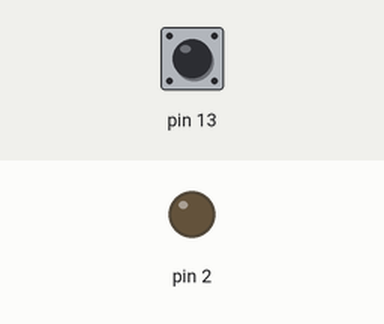
This sketch was run on a simulated Arduino Uno, built with avr-gcc and run on an emulated ATmega328P. Shown: output pins drawn as LEDs (lit = HIGH). Dashed ring = blinking. Inputs (shaded band) come from the test bench; at power-on: pin 13 LOW.

Above: at 1.2 s.
1.3 s: pin 13 pulsed HIGH 5 times (0.12 s each, 0.3 s apart)
At 1.57 s:
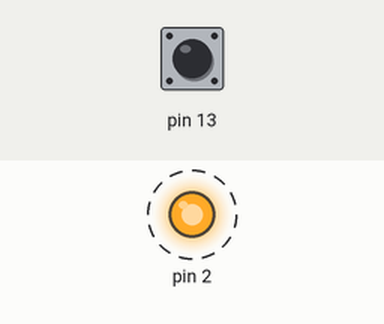
At 4.1 s:
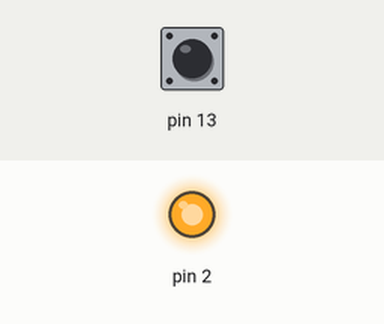
Timing chart, 0 to 5.6 s (numbered marks = the images above; inputs shaded):
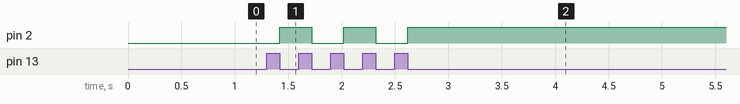

Measured:
- after the input at 1.3 s, pin 2: alternates HIGH for 0.30 s and LOW for 0.30 s, 5 changes in all, then stays HIGH, starting after 0.12 s

The sketch:

lab3_ex1.ino
```cpp
volatile int TimerFlag = 0;
//void TimerISR() {
  // TimerFlag = 1;
//}

enum SM1_STATES { SM1_SMStart, SM1_init, SM1_off, SM1_on, SM1_waitOn, SM1_waitOff} SM1_STATE;
void Tick_LoHi() {
   switch (SM1_STATE) {
      case SM1_SMStart:
         if (1) {
            SM1_STATE = SM1_init;
         }
         break;
      case SM1_init:
         if (1) {
            SM1_STATE = SM1_off;
         }
         break;
      case SM1_off:
         if (digitalRead(13)) {
            SM1_STATE = SM1_waitOn;
         }
         else if (!digitalRead(13)
) {
            SM1_STATE = SM1_off;
         }
         else {
            SM1_STATE = SM1_off;
         }
         break;
      case SM1_on:
         if (!digitalRead(13)) {
            SM1_STATE = SM1_on;
         }
         else if (digitalRead(13)) {
            SM1_STATE = SM1_waitOff;
         }
         else {
            SM1_STATE = SM1_on;
         }
         break;
      case SM1_waitOn:
         if (digitalRead(13)) {
            SM1_STATE = SM1_waitOn;
         }
         else if (!digitalRead(13)) {
            SM1_STATE = SM1_on;
         }
         else {
            SM1_STATE = SM1_waitOn;
         }
         break;
      case SM1_waitOff:
         if (digitalRead(13)) {
            SM1_STATE = SM1_waitOff;
         }
         else if (!digitalRead(13)) {
            SM1_STATE = SM1_off;
         }
         else {
            SM1_STATE = SM1_waitOff;
         }
         break;
      default:
         SM1_STATE = SM1_init;
         break;
   }
   switch (SM1_STATE) {
      case SM1_SMStart:

         break;
      case SM1_init:
         digitalWrite(2, LOW);
         break;
      case SM1_off:
         digitalWrite(2, LOW);
         break;
      case SM1_on:
         digitalWrite(2, HIGH);
         break;
      case SM1_waitOn:
         digitalWrite(2, LOW);
         break;
      case SM1_waitOff:
         digitalWrite(2, HIGH);
         break;
   }
}

void setup()
{
  pinMode(13, INPUT);
  pinMode(2, OUTPUT);
}


void loop()
{
  Tick_LoHi();
}
```
